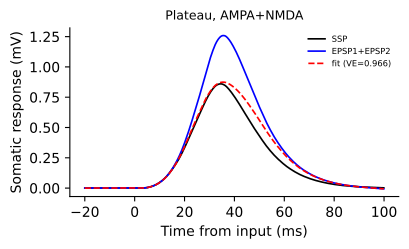

Generate this figure with Python:
import csv
import os
from itertools import zip_longest
from pathlib import Path

import matplotlib.pyplot as plt
import numpy as np

ROOT = Path(__file__).resolve().parents[3]
DATA = ROOT / "nc_final_data" / "FigureS2" / "FigureS2_abc"
SOURCE = ROOT / "nc_final_source_data" / "FigureS2" / "FigureS2_abc"
PANELS = ['c2']
EVENTS = {"a": "Dendritic spike", "b": "Calcium spike", "c": "Plateau"}
PAIRS = {"1": "AMPA+AMPA", "2": "AMPA+NMDA", "3": "NMDA+NMDA"}


def calculate(panel):
    curves = np.load(DATA / ("FigureS2_" + panel) / "curves.npy", allow_pickle=False)
    if curves.ndim != 2 or curves.shape[1] != 4 or not np.isfinite(curves).all():
        raise ValueError("Unexpected plotted curve data")
    time, observed, linear, fit = (np.ascontiguousarray(curves[:, i]) for i in range(4))
    total = float(np.sum((observed - np.mean(observed)) ** 2))
    if total <= 0:
        raise ValueError("Degenerate response variance")
    error = observed - fit
    r2 = float(1.0 - np.sum(error * error) / total)
    result = {"time_ms": time, "ssp_mv": observed, "sum_mv": linear, "fit_mv": fit, "r2": r2}
    output = SOURCE / ("FigureS2_" + panel)
    columns = ("time_ms", "SSP_mV", "EPSP1_plus_EPSP2_mV", "fit_mV")
    write_columns(output / ("FigureS2_" + panel + ".csv"), columns, (time, observed, linear, fit))
    return result


def draw(ax, panel, result):
    time = result["time_ms"]
    ax.plot(time, result["ssp_mv"], color="black", lw=1.2, label="SSP")
    ax.plot(time, result["sum_mv"], color="blue", lw=1.2, label="EPSP1+EPSP2")
    ax.plot(time, result["fit_mv"], color="red", ls="--", lw=1.2, label=f"fit (VE={float(result['r2']):.3f})")
    ax.set_title(EVENTS[panel[0]] + ", " + PAIRS[panel[1]], fontsize=9)
    ax.set_xlabel("Time from input (ms)")
    ax.set_ylabel("Somatic response (mV)")
    ax.legend(frameon=False, fontsize=6)
    ax.spines["top"].set_visible(False)
    ax.spines["right"].set_visible(False)




def write_columns(path, columns, arrays):
    values = [np.asarray(value) for value in arrays]
    if any(value.ndim != 1 for value in values) or len(columns) != len(values):
        raise ValueError("Unexpected source data shape")
    values = [value.astype(np.float64) if value.dtype == np.float32 else value for value in values]
    path.parent.mkdir(parents=True, exist_ok=True)
    temporary = path.with_name(f".{path.name}.{os.getpid()}.tmp")
    try:
        with temporary.open("w", encoding="utf-8", newline="") as stream:
            writer = csv.writer(stream)
            writer.writerow(columns)
            writer.writerows(zip_longest(*values, fillvalue=""))
        os.replace(temporary, path)
    finally:
        if temporary.exists():
            temporary.unlink()


def main():
    if len(PANELS) == 1:
        fig, ax = plt.subplots(figsize=(4.1, 2.6))
        draw(ax, PANELS[0], calculate(PANELS[0]))
    else:
        fig, axes = plt.subplots(3, 3, figsize=(12.4, 7.6))
        for i, panel in enumerate(PANELS):
            draw(axes.flat[i], panel, calculate(panel))
        for y, label in zip((0.965, 0.635, 0.305), ("a", "b", "c")):
            fig.text(0.005, y, label, fontsize=14, fontweight="bold")
    fig.tight_layout()
    fig.savefig(Path(__file__).with_suffix(".pdf"), bbox_inches="tight")
    plt.close(fig)


if __name__ == "__main__":
    main()
